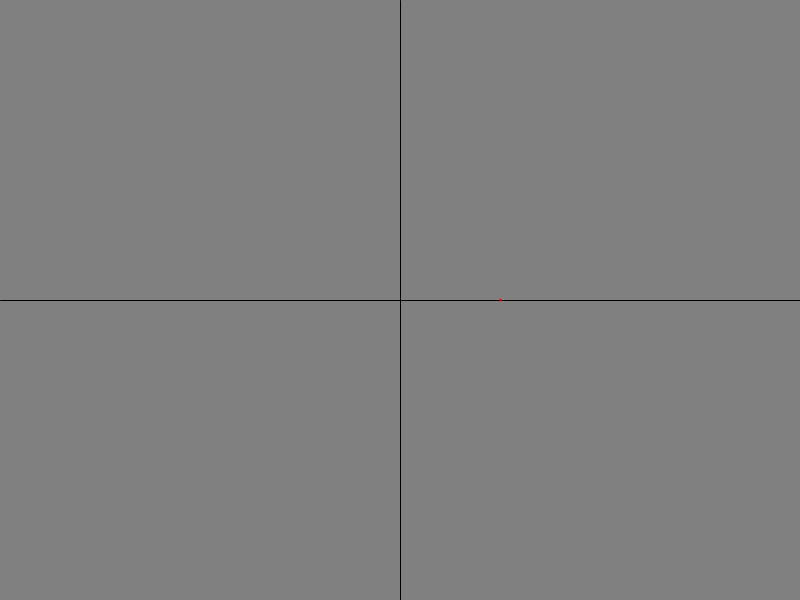
Frame 1 (no input)
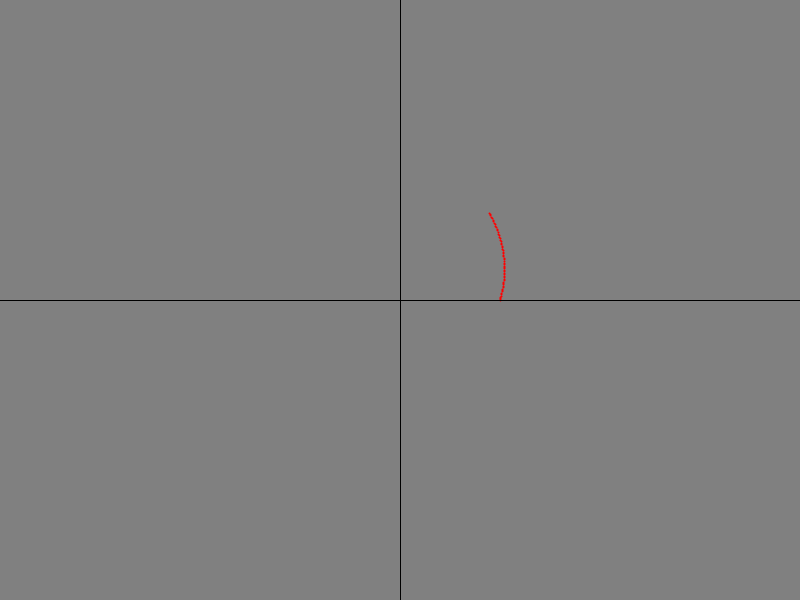
Frame 60 (the mouse pressed at the canvas centre just before this capture)
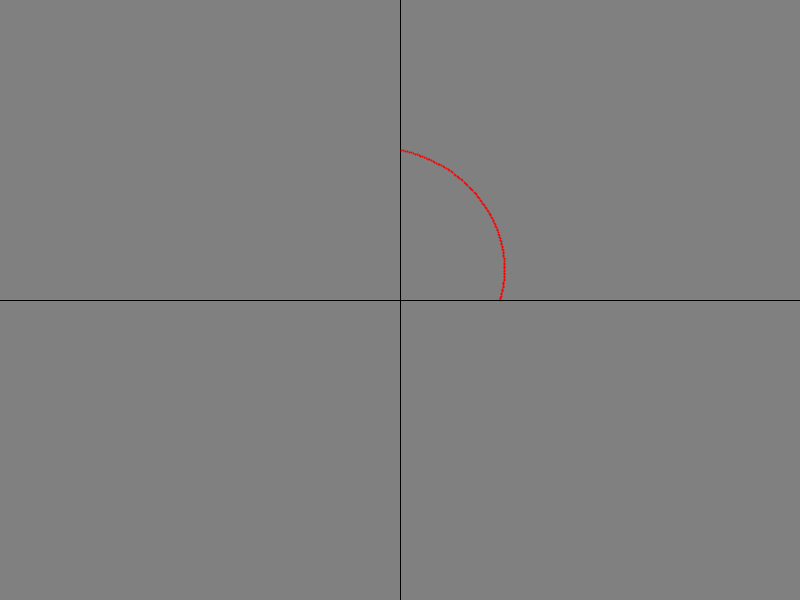
Frame 120 (the mouse held since frame 60 and released just before this capture)

The Processing sketch that drew these frames (run headless with seeded random() and noise(); from frame 60 on, the mouse is pressed at the canvas centre):

// Processing sketch: questao3
// ── questao3.pde
  float x, y, w, alpha;
  
void setup() {
  size(800,600);
  background(128,128,128);
  //taxa de quadro
  frameRate(60);
  x = 100;
  y = 0;
  w = 0;
}

void initial() {
  //tamanho do plano cartesiano
  translate(400, 300);
  //escala do 1º quadrante para o 2º quadrante no sentido antihorario
  scale(1, -1);
  //espessura das linhas x e y do PC
  strokeWeight(1);
  //golpe de linha
  stroke(0);
  //linha X
  line(-400, 0, 400, 0);
  //linha Y
  line(0, 300, 0, -300);
  //continuidade da linha
  alpha = PI / 240;
}


void draw() {
  initial();
  //rotacao
  rotate(w);
  //espessura do arco
  strokeWeight(2);
  //define a cor do arco
  stroke(255, 0, 0);
  //seta os pontos
  point(x, y);
  //condicao do arco
  if (x <= 200) {
    w += alpha;
    x += 100*alpha/PI;
  }
}
